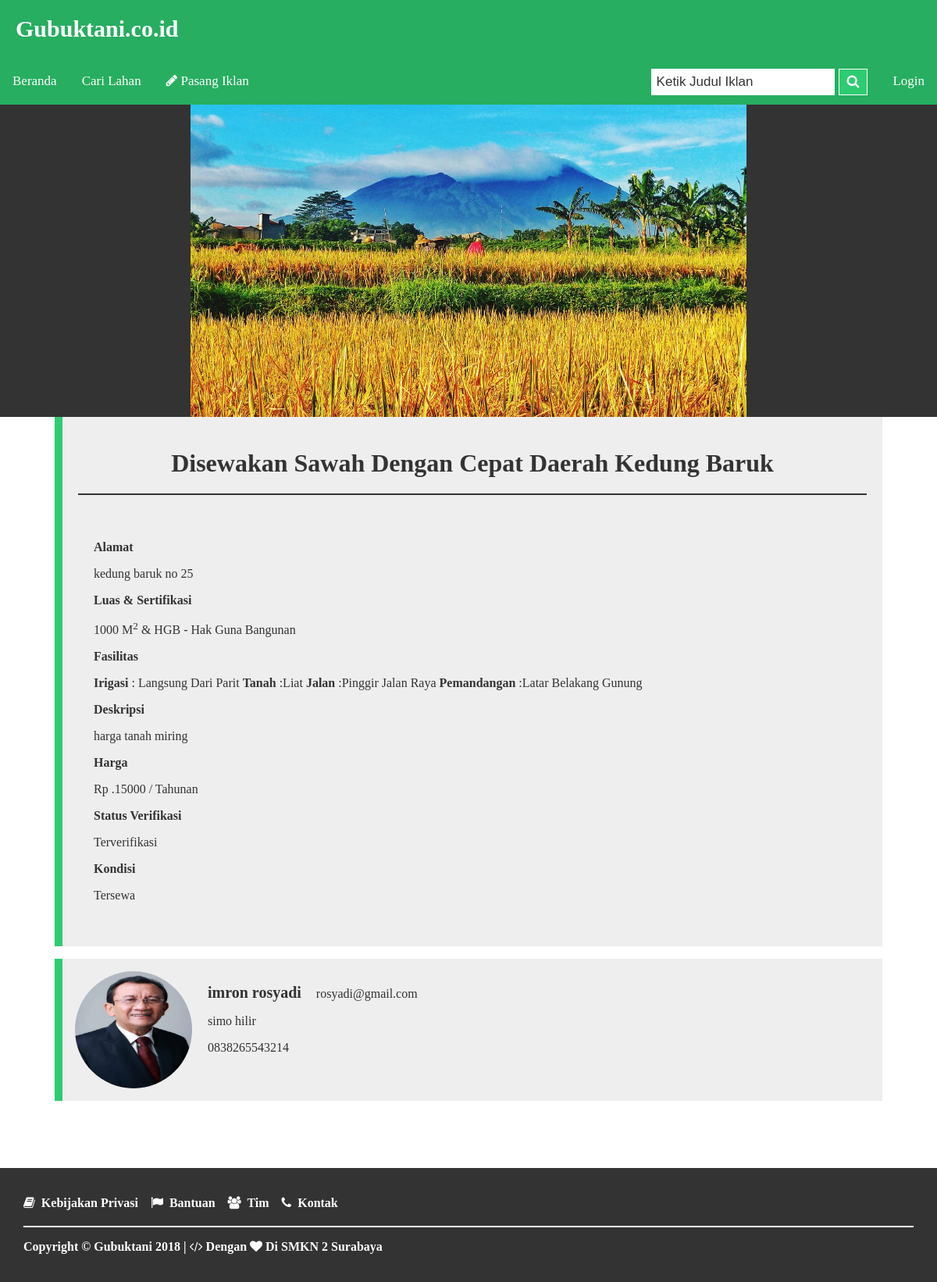
Page /ui/fieldDetail.php?id_lahan=26 on the earlier database version.
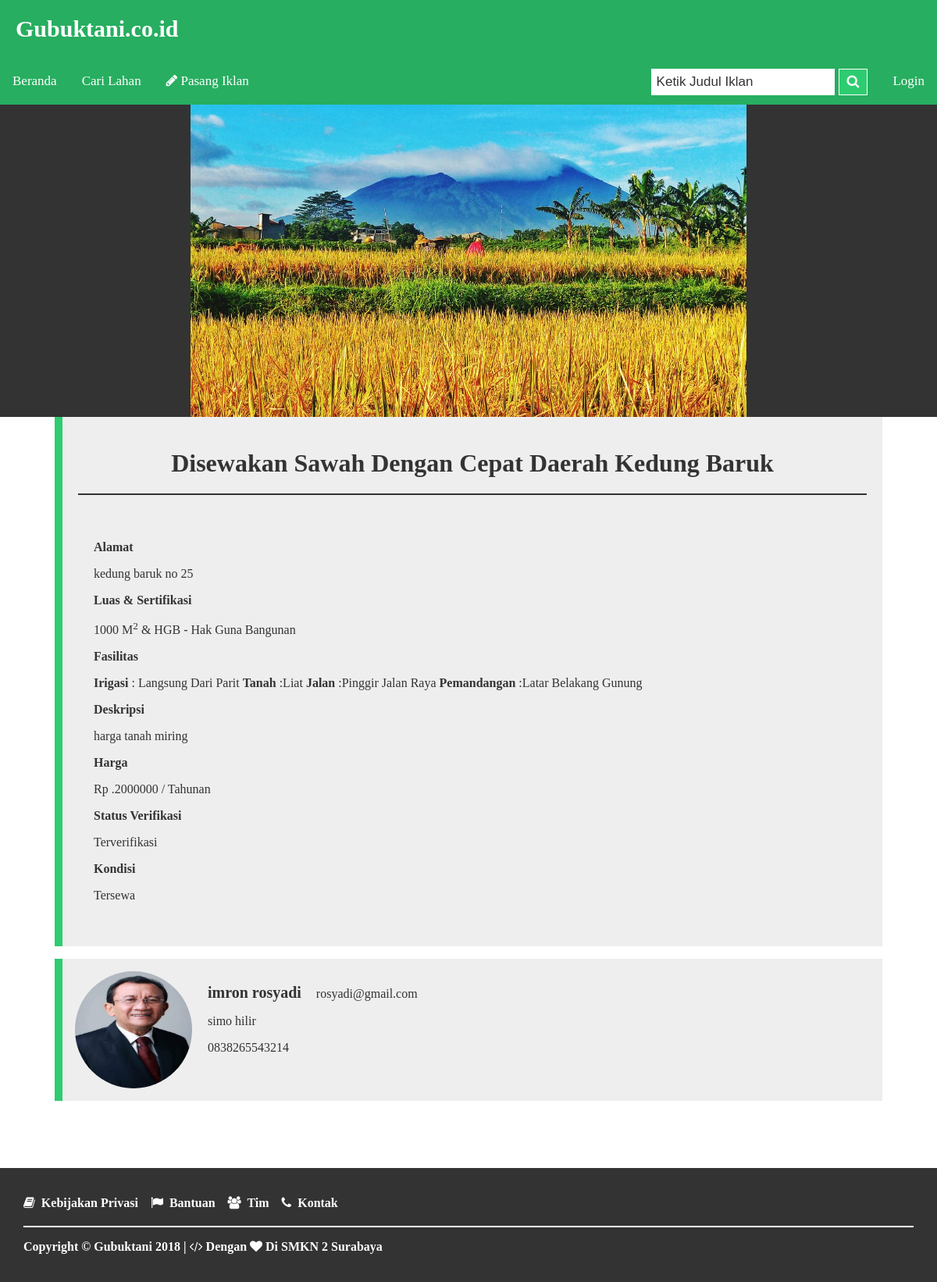
Same page on the later database version.
### tables this page shows
CREATE TABLE `tb_lahan` (
  `id_lahan` int(11) NOT NULL,
  `id_user` int(11) NOT NULL,
  `id_kategori` int(11) NOT NULL,
  `judul` varchar(100) NOT NULL,
  `alamat_lahan` varchar(100) NOT NULL,
  `luas` varchar(7) NOT NULL,
  `sertifikasi` varchar(60) NOT NULL,
  `deskripsi` text NOT NULL,
  `harga` int(11) NOT NULL,
  `kurun_sewa` varchar(10) NOT NULL,
  `status` varchar(20) NOT NULL,
  `kondisi` varchar(10) NOT NULL,
  `fasilitas_irigasi` varchar(60) NOT NULL,
  `fasilitas_tanah` varchar(60) NOT NULL,
  `fasilitas_jalan` varchar(60) NOT NULL,
  `fasilitas_pemandangan` varchar(60) NOT NULL,
  `foto_lahan` varchar(255) NOT NULL,
  `fieldCreate_at` varchar(100) DEFAULT NULL,
  `fieldUpdate_at` varchar(100) DEFAULT NULL
);

CREATE TABLE `tb_user` (
  `id_user` int(8) NOT NULL,
  `nama_depan` varchar(15) NOT NULL,
  `nama_belakang` varchar(60) NOT NULL,
  `email` varchar(60) NOT NULL,
  `password` varchar(255) NOT NULL,
  `alamat` varchar(100) NOT NULL,
  `telepon` varchar(13) NOT NULL,
  `profesi` varchar(20) NOT NULL,
  `foto` varchar(200) NOT NULL,
  `create_at` varchar(100) DEFAULT NULL,
  `update_at` varchar(100) DEFAULT NULL
);

### ui/fieldDetail.php (the view, shortened to what this page needs)
<?php
    require_once "db.php";
    require_once "User.php";
    if (isset($_GET['id_lahan'])) {
      $lahanid = $_GET['id_lahan'];
      $sql = "SELECT * FROM tb_lahan INNER JOIN tb_user ON tb_lahan.id_user=tb_user.id_user WHERE id_lahan = $lahanid";
      $query = $db->prepare($sql);
      $query->execute();
      $data = $query->fetch();
    }
 ?>
<!DOCTYPE html>
<html>
<head>
  <link rel="stylesheet" type="text/css" href="css/style.css">
  <link rel="stylesheet" type="text/css" href="css/font-awesome.min.css">
</head>
<body onscroll="myFunction()">
<div class="header">
  <h1>Gubuktani.co.id</h1>
</div>
<?php include "template/header.php"; ?>
<div class="container-images">
  <img src="images/<?php echo $data['foto_lahan'] ?>">
</div>
<div class="content content-akun" style="padding-top: 0px;">
  <div class="container-data detail">
    <h1><?php echo $data['judul'] ?></h1>
    <div class="caption">
      <p><strong>Alamat</strong></p>
      <p><?php echo $data['alamat_lahan']; ?></p>
      <p><strong>Luas & Sertifikasi</strong></p>
      <p><?php echo $data['luas']; ?> M<sup>2</sup> & <?php echo $data['sertifikasi']; ?></p>
      <p><strong>Fasilitas</strong></p>
      <p><b>Irigasi</b> : <?php echo $data['fasilitas_irigasi']; ?> <b>Tanah</b> :<?php echo $data['fasilitas_tanah']; ?> <b>Jalan</b> :<?php echo $data['fasilitas_jalan']; ?> <b>Pemandangan</b> :<?php echo $data['fasilitas_pemandangan']; ?></p>
      <p><strong>Deskripsi</strong></p>
      <p><?php echo nl2br($data['deskripsi']); ?></p>
      <p><strong>Harga</strong></p>
      <p>Rp .<?php echo $data['harga']; ?> / <?php echo $data['kurun_sewa']; ?></p>
      <p><strong>Status Verifikasi</strong></p>
      <p><?php echo $data['status']; ?></p>
      <p><strong>Kondisi</strong></p>
      <p><?php echo $data['kondisi']; ?></p>
    </div>
  </div>
  <div class="container-akun">
    <img src="images/<?php echo $data['foto'] ?>" alt="Avatar" style="width:150px; height:150px;">
    <p><span><strong><?php echo $data['nama_depan'] . '&nbsp;' . $data['nama_belakang']?></strong></span> <?php echo $data['email'] ?></p>
    <p><?php echo $data['alamat'] ?></p>
    <p><?php echo $data['telepon'] ?></p>
  </div>
</div>
<?php include "template/footer.php"; ?>
</body>
</html>

Differences in the rows shown:
changed tb_lahan "Disewakan Sawah Dengan Cepat Daerah Kedung Baruk": harga "15000" → "2000000"
